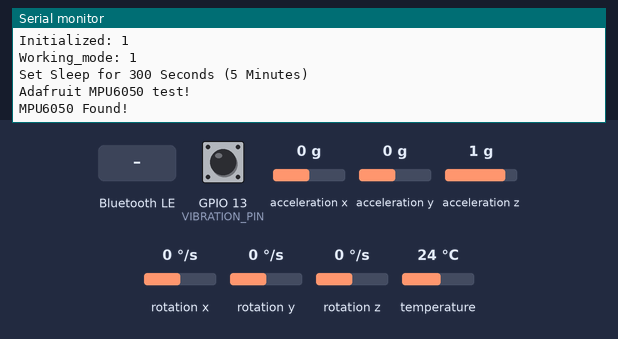
Simulated run of this sketch. Board: ESP32. On the bench: the last lines printed to the serial monitor. The test bench sets the inputs (shaded band); at power-on: rotation x 0 °/s, GPIO 13 (VIBRATION_PIN) LOW, acceleration x 0 g, acceleration y 0 g, acceleration z 1 g, rotation y 0 °/s, rotation z 0 °/s, temperature 24 °C. Nothing arrives over Bluetooth unless stated; a phone connects over Bluetooth LE 3 s after start.

Above: at 0.8 s.
0.9 s: rotation x set to -192 °/s
At 2.0 s:
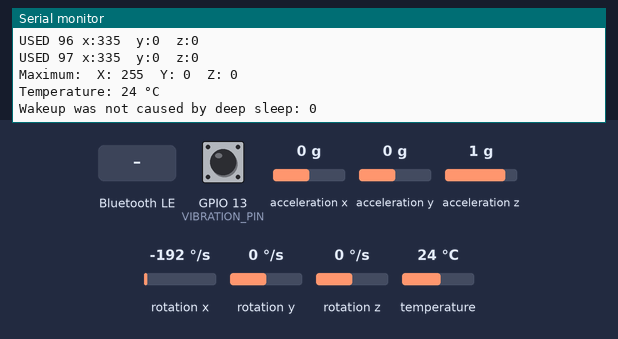
2.4 s: Bluetooth LE write "WRT" received
At 2.9 s:
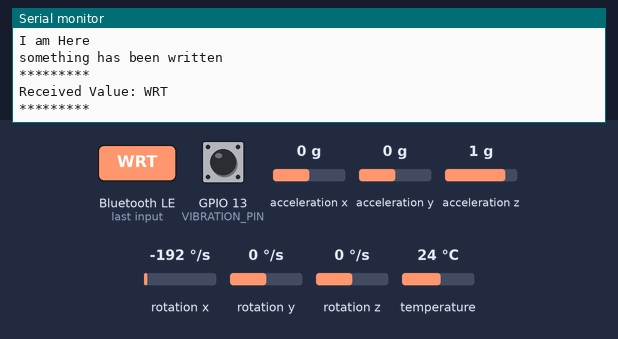
3.9 s: Bluetooth LE write "1" received
At 4.3 s:
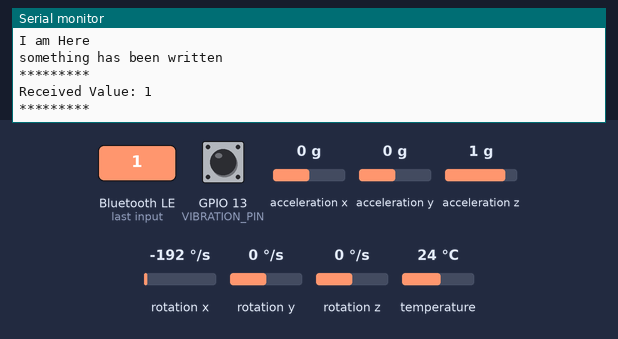
5.4 s: GPIO 13 (VIBRATION_PIN) pulsed HIGH 5 times (0.12 s each, 0.3 s apart)
At 9.6 s:
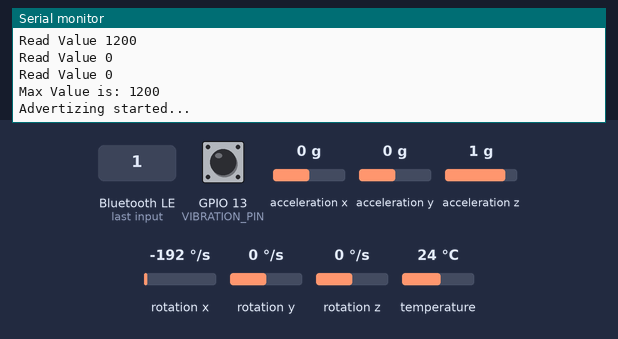
Timing chart, 0 to 10.9 s (numbered marks = the images above; inputs shaded):
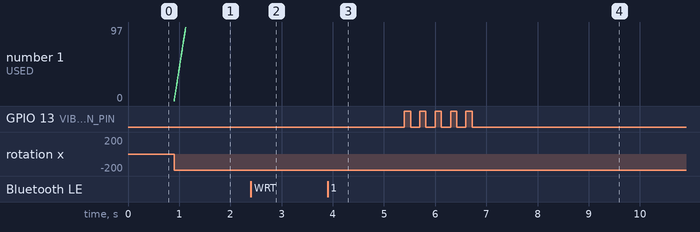

Measured:
- after the input at 0.9 s, the serial monitor: prints a new line at once (image 1)
- after the input at 5.4 s, the serial monitor: prints a new line after 0.52 s (image 4)

The sketch:

WHITEBOARD_SENSOR.ino
```cpp
#include "sys/time.h"
#include "BLEDevice.h"
#include "BLEServer.h"
#include "BLEUtils.h"
#include "esp_sleep.h"
#include <Adafruit_MPU6050.h>
//#include <Adafruit_Sensor.h>
#include <Wire.h>

Adafruit_MPU6050 mpu;
using namespace std;
int gyro_counter = 0;
int max_gyro_x = 0;
int max_gyro_y = 0;
int max_gyro_z = 0;
int gyro_temp = 0;

//default sleep for 60 seconds
int GPIO_DEEP_SLEEP_DURATION = 60;

RTC_DATA_ATTR static int working_mode;
RTC_DATA_ATTR static bool initialized;
int loop_counter = 0;


#define SERVICE_UUID        "4fafc201-1fb5-459e-8fcc-c5c9c331914b"
#define CHARACTERISTIC_UUID "beb5483e-36e1-4688-b7f5-ea07361b26a8"

//Wakeup Trigger Pin
#define VIBRATION_PIN 13

bool deviceConnected = false;
bool oldDeviceConnected = false;

//Globals für BLE-Handling
BLEServer *pServer = NULL;
BLECharacteristic *pCharacteristic;
BLEService *pService;
BLEAdvertising *pAdvertising;

//Callback for recognizing a Connection with the BLE-Server
class MyServerCallbacks: public BLEServerCallbacks {
    void onConnect(BLEServer* pServer) {
      Serial.println("Connected");
      deviceConnected = true;
    };

    void onDisconnect(BLEServer* pServer) {
      Serial.println("Disconnected");
      deviceConnected = false;
    }
};

//Callback for recieving Data over BLE
class MyCallbacks: public BLECharacteristicCallbacks {
    void onWrite(BLECharacteristic *pCharacteristic) {
      Serial.println("I am Here");
      std::string rxValue = pCharacteristic->getValue();
      Serial.println("something has been written");

       if(rxValue.length() == 4){

          std::string code;
          code.append(1,rxValue[0]);
          code.append(1,rxValue[1]);
          code.append(1,rxValue[2]);


          if (code == "WRT"){

            Serial.println("AUTH SUCCESSFULL");
            working_mode = rxValue[3];

          }
       }

      if (rxValue.length() > 0) {
        Serial.println("*********");
        Serial.print("Received Value: ");
        for (int i = 0; i < rxValue.length(); i++)
          Serial.print(rxValue[i]);

        Serial.println();
        Serial.println("*********");
      }
    }
};


//####################################################################################################################################
//Sensor Methods
//####################################################################################################################################


//Get the maximum value out of an array
int get_max (int arr[], int n){

  int max = arr[0];

  for (int i = 1; i< n; i++){

    if (arr[i] > max){
      max = arr[i];
    }
  }
  return max;

}


// Reason why the ESP32 woke up
bool get_trigger_status (){
  esp_sleep_wakeup_cause_t wakeup_reason;

  wakeup_reason = esp_sleep_get_wakeup_cause();

  switch(wakeup_reason)
  {
    case ESP_SLEEP_WAKEUP_EXT0 : Serial.println("Wakeup caused by external signal using RTC_IO"); return true; break;
    case ESP_SLEEP_WAKEUP_EXT1 : Serial.println("Wakeup caused by external signal using RTC_CNTL"); break;
    case ESP_SLEEP_WAKEUP_TIMER : Serial.println("Wakeup caused by timer"); break;
    case ESP_SLEEP_WAKEUP_TOUCHPAD : Serial.println("Wakeup caused by touchpad"); break;
    case ESP_SLEEP_WAKEUP_ULP : Serial.println("Wakeup caused by ULP program"); break;
    default : Serial.printf("Wakeup was not caused by deep sleep: %d\n",wakeup_reason); break;
  }
  return false;
}

//Get Vibration from S801
int get_vibration(){

  int vib_array[10] = {0};
  for (int i = 0; i< 10; i++){
  int value = pulseIn(VIBRATION_PIN, HIGH);
  //Reduce the Sensorvalue to fit into a byte
  vib_array[i] = value/100;
  delay(100);
  Serial.printf("Read Value %d\n",vib_array[i]);
  }
  int max_vibration_value = get_max(vib_array,10);


  Serial.printf("Max Value is: %d\n",max_vibration_value);
  return max_vibration_value;

}


//Get the Values out of Gyro Sensor
bool get_gyro_usage(){

  delay(10); // will pause Zero, Leonardo, etc until serial console opens

  Serial.println("Adafruit MPU6050 test!");

  // Try to initialize!
  if (!mpu.begin()) {
    Serial.println("Failed to find MPU6050 chip");
    while (1) {
      delay(10);
    }
  }
  Serial.println("MPU6050 Found!");

  //Setup the MPU6050
  mpu.setAccelerometerRange(MPU6050_RANGE_8_G);
  mpu.setGyroRange(MPU6050_RANGE_250_DEG);
  mpu.setFilterBandwidth(MPU6050_BAND_5_HZ);

  sensors_event_t a, g, temp;
  mpu.getEvent(&a ,&g, &temp);
  float gyro_first[3] ={g.gyro.x,g.gyro.y,g.gyro.z};
  int gyro_x[500] = {0};
  int gyro_y[500] = {0};
  int gyro_z[500] = {0};

  for (int i = 0; i<500; i++){
      mpu.getEvent(&a ,&g, &temp);

      // set to 0.03 by a few try and errors
      // but it works quite good
      float diff = 0.03;

      //abs gives the differnce between two values
      if (abs(gyro_first[0]-g.gyro.x) > diff || abs(gyro_first[1]-g.gyro.y) > diff || abs(gyro_first[2]-g.gyro.z) > diff){


        // to get a measureble difference we multiply by 100
        gyro_x[gyro_counter] = abs(gyro_first[0]-g.gyro.x)*100;
        gyro_y[gyro_counter] = abs(gyro_first[1]-g.gyro.y)*100;
        gyro_z[gyro_counter] = abs(gyro_first[2]-g.gyro.z)*100;

        Serial.printf("USED %d x:%d\ty:%d\tz:%d\n",gyro_counter,gyro_x[gyro_counter],gyro_y[gyro_counter],gyro_z[gyro_counter]);
        //count the number of valid Measurements
        gyro_counter++;
      }

  }

  //get the biggest values out of the given axis.
  max_gyro_x = get_max(gyro_x,500);
  max_gyro_y = get_max(gyro_y,500);
  max_gyro_z = get_max(gyro_z,500);

// Cut of to get into 1-Byte
 if (max_gyro_x >255){
  max_gyro_x = 255;
 }
  if (max_gyro_y >255){
  max_gyro_y = 255;
 }
  if (max_gyro_y >255){
  max_gyro_y = 255;
 }

  //Get the Temperature out of MPU6050
  gyro_temp = temp.temperature;

  Serial.printf("Maximum:\tX: %d\tY: %d\tZ: %d\n",max_gyro_x,max_gyro_y,max_gyro_z);

  Serial.printf("Temperature: %d °C\n",gyro_temp);

  // if there are more the 100 valid measurements then a usage is given
  if (gyro_counter > 100){
    return true;
  }else{
    return false;
  }
}

//Dummy Function for Battery
// TO BE Implementend in the near future
int get_battery(){

  return 101; //101% = Powerplugged

}


//Build Eddystone Beacon
void setBeacon() {

  char beacon_data[22];
  uint16_t beconUUID = 0xFEAA;

  BLEAdvertisementData oAdvertisementData = BLEAdvertisementData();

  oAdvertisementData.setFlags(0x06); // GENERAL_DISC_MODE 0x02 | BR_EDR_NOT_SUPPORTED 0x04
  oAdvertisementData.setCompleteServices(BLEUUID(beconUUID));

  get_gyro_usage();

  bool trigger_status = get_trigger_status();
  bool used_status = false;
  int vibration_detail = get_vibration();
  int gyro_x = max_gyro_x;
  int gyro_y = max_gyro_y;
  int gyro_z = max_gyro_z;
  char sensor_type = 'W'; //CHAIR
  char temp_prefix = '+';
  int temperature = gyro_temp;
  int perc_battery = get_battery();


  //if ((vibration_detail || gyro_counter) != 0){
  if ((vibration_detail != 0 ) && (gyro_counter != 0)){

      used_status = true;

  }

  if ( temperature < 0){

    temp_prefix = '-';
  }

  beacon_data[0] = 0x20;  // Eddystone Frame Type (Unencrypted Eddystone-TLM)
  beacon_data[1] = 0x00;  // TLM version
  beacon_data[2] = working_mode;  //
  beacon_data[3] = sensor_type; // 'W' for Whiteboard
  beacon_data[4] =  used_status;    //
  beacon_data[5] =  trigger_status;
  beacon_data[6] = temp_prefix;
  beacon_data[7] = temperature;  //
  beacon_data[8] = (vibration_detail >> 8) & 0xFF; //bigger_byte;
  beacon_data[9] = (vibration_detail >> 0) & 0xFF; //lower_byte;
  beacon_data[10] = gyro_x;
  beacon_data[11] = gyro_y;
  beacon_data[12] = gyro_z;
  beacon_data[13] = perc_battery;

  oAdvertisementData.setServiceData(BLEUUID(beconUUID), std::string(beacon_data, 14));

  pAdvertising->setScanResponseData(oAdvertisementData);

}

//Set Sleep duration based on Working Mode
int get_deep_sleep_duration(int wm){

  if (wm == 1){
      Serial.println("Set Sleep for 300 Seconds (5 Minutes)");
      return 300;
  }
  if (wm == 2){
      Serial.println("Set Sleep for 60 Seconds (1 Minute)");
    return 60;

  }
  Serial.println("Set Sleep for 3600 Seconds (1 Hour)");
  return 3600;
}

void setup() {


  Serial.begin(115200);


  if (!initialized){
    Serial.printf("Initialized: %d\n",initialized);
    initialized = true;
    working_mode = 1;
  }

  Serial.printf("Initialized: %d\n",initialized);
  Serial.printf("Working_mode: %d\n",working_mode);

  GPIO_DEEP_SLEEP_DURATION = get_deep_sleep_duration(working_mode);
  esp_sleep_enable_ext0_wakeup(GPIO_NUM_13,1); //1 = High, 0 = Low


  // Create the BLE Device
  BLEDevice::init("SEDUS-WHITEBOARD");
  // Create the BLE Server
  pServer = BLEDevice::createServer();


  pService = pServer->createService(SERVICE_UUID);
  pCharacteristic = pService->createCharacteristic(
                                         CHARACTERISTIC_UUID,
                                         BLECharacteristic::PROPERTY_READ |
                                         BLECharacteristic::PROPERTY_WRITE
                                       );

   pServer->setCallbacks(new MyServerCallbacks());
   pCharacteristic->setCallbacks(new MyCallbacks());

  pCharacteristic->setValue("Start");

  pAdvertising = pServer->getAdvertising();
  setBeacon();
  pService->start();
   // Start advertising
  pAdvertising->start();
  Serial.println("Advertizing started...");
  delay(10000);
  //pAdvertising->stop();
  if (deviceConnected == false){
  Serial.printf("enter deep sleep startup\n");
  esp_deep_sleep(1000000ULL * GPIO_DEEP_SLEEP_DURATION);
  Serial.printf("in deep sleep\n");
  }
}

void loop() {

 // Loop top send ESP32 to Deep Sleep by force after a given time
 delay(2000);
 loop_counter++;

 if(!deviceConnected || loop_counter>20){
  Serial.printf("enter deep sleep loop\n");
  esp_deep_sleep(1000000ULL * GPIO_DEEP_SLEEP_DURATION);
 }

}
```
